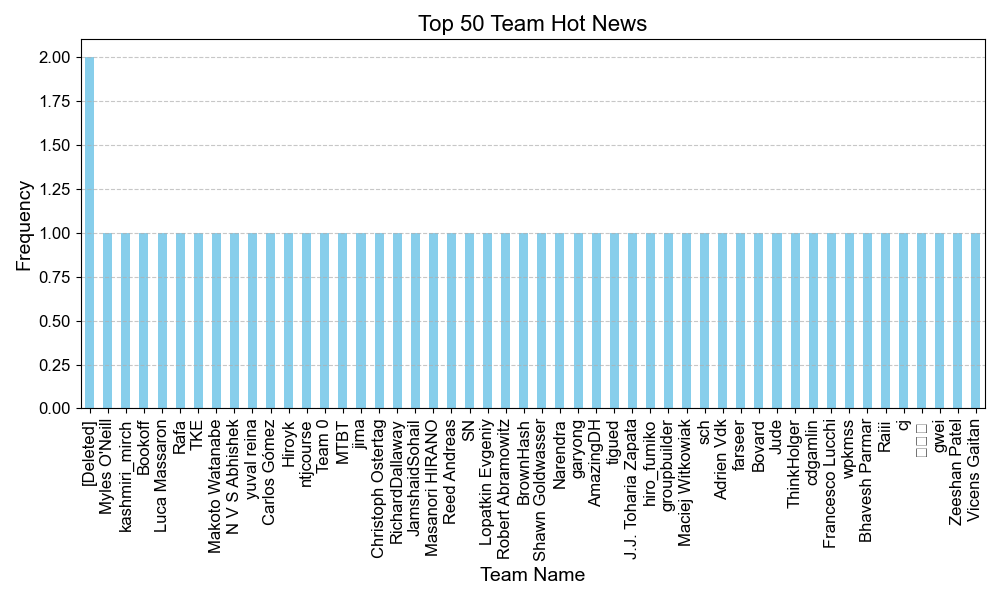

Recreate this plot in Python.
import pandas as pd
import matplotlib.pyplot as plt

# Memuat data dari file CSV
data = pd.read_csv('Rockpaper.csv')

# Mengelompokkan data berdasarkan kolom 'TeamName' dan menghitung jumlah kemunculannya
team_counts = data['TeamName'].value_counts()

# Mengambil 50 tim dengan jumlah kemunculan tertinggi
top_50_teams = team_counts.head(50)

# Konfigurasi font
plt.rcParams.update({'font.family': 'Arial', 'font.size': 10})

# Membuat grafik batang
plt.figure(figsize=(10, 6))
top_50_teams.plot(kind='bar', color='skyblue')
plt.title('Top 50 Team Hot News', fontsize=16)
plt.xlabel('Team Name', fontsize=14)
plt.ylabel('Frequency', fontsize=14)
plt.xticks(rotation=90, fontsize=12)
plt.yticks(fontsize=12)
plt.grid(axis='y', linestyle='--', alpha=0.7)
plt.tight_layout()

# Menyimpan grafik sebagai file gambar
plt.savefig('top_50_teams_bar_chart.png')

plt.show()
